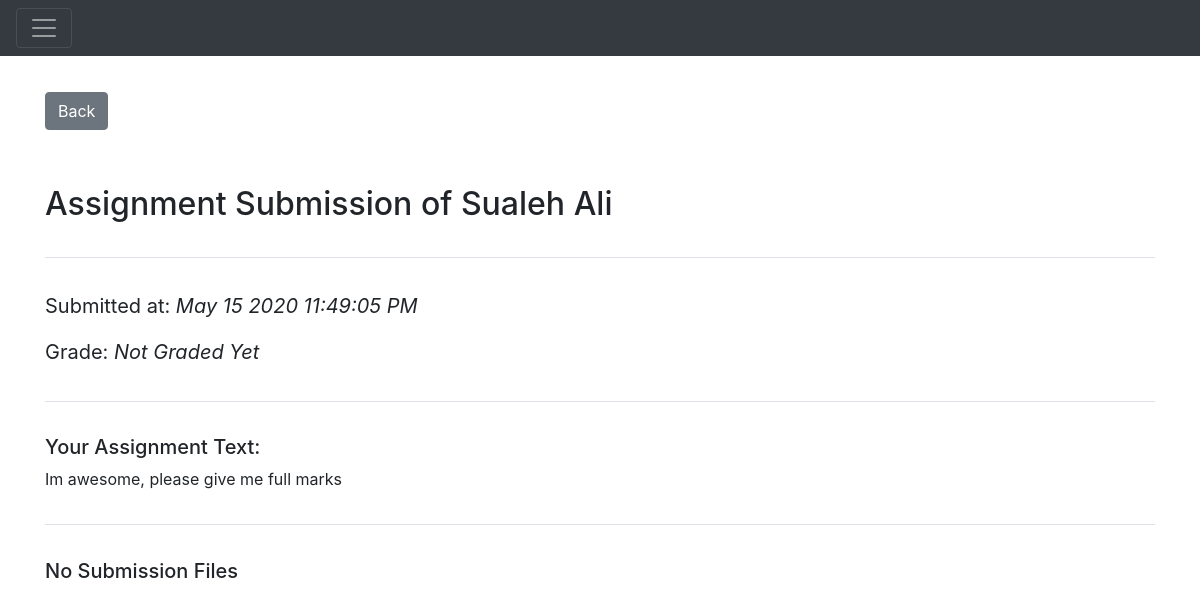
Page /assignmentSubmission/detail/2 (signed in) on the earlier database version.
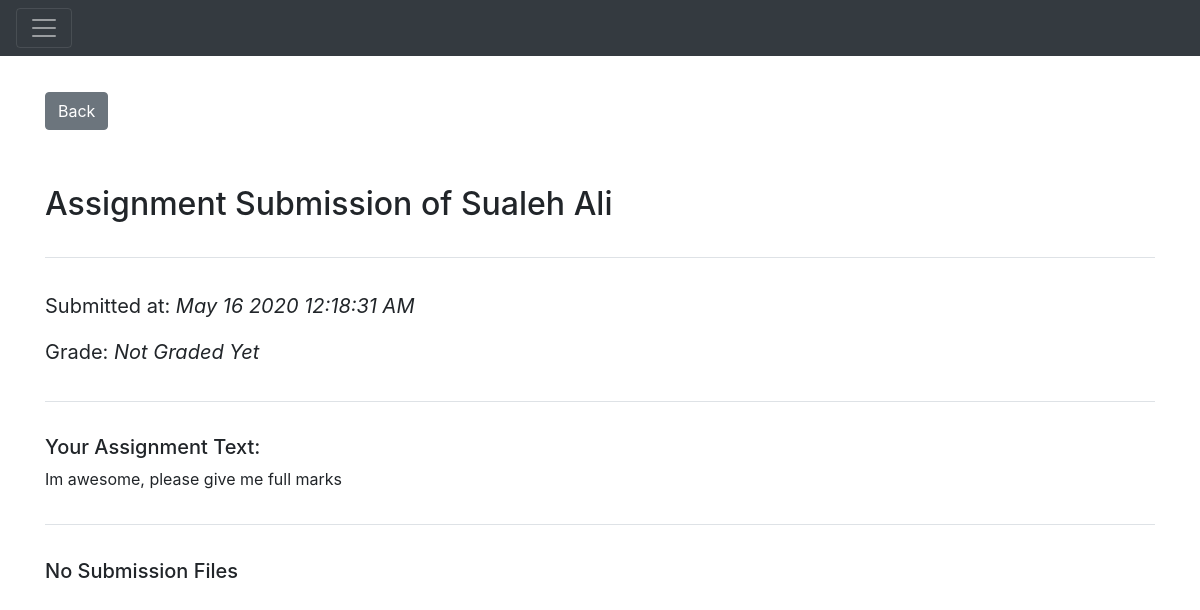
Same page on the later database version.
### Application/models.py (models this page shows)
class AssignmentSubmission(db.Model):
    __tablename__ = "assignment_submissions"
    assignmentSubmissionId = db.Column(
        db.Integer,
        primary_key=True,
        autoincrement=True
    )
    submissionTime = db.Column(db.DateTime, default=datetime.datetime.utcnow())
    assignmentId = db.Column(db.Integer, db.ForeignKey('assignments.assignmentId'))
    assignment = relationship("Assignment")
    assignmentGrade = db.Column(db.String(20))
    userId = db.Column(db.Integer, db.ForeignKey('users.userId'))
    user = relationship("User")
    comment = db.Column(db.String(500))
    gradeReceived = db.Column(
        db.String(10)
    )

### Application/assignment_submissions.py (the view)
@app.route('/assignmentSubmission/detail/<id>')
@authenticate
def assignmentSubmissionDetail(id):
    print(id)
    assignmentSubmissionId = escape(id)
    submission = models.AssignmentSubmission.query.filter_by(assignmentSubmissionId=assignmentSubmissionId).first()
    isTeacher = models.Enrollment.query.filter_by(courseId=submission.assignment.courseId, userId=session[
        'id']).first().enrollmentRole == models.EnrollmentRole.Teacher
    return render_template('assignment_submission_detail.html',submission=submission,isTeacher=isTeacher)

### Application/templates/assignment_submission_detail.html (shortened to what this page needs)
{% extends 'main.html' %}
{% block head %}
{{ super() }}
{% endblock %}
{% block body %}
{{ super() }}
<div class="container" style="margin-top: 3%;">
    <a class="btn btn-secondary" href={{url_for('assignmentSubmission', id=submission.assignmentId) }}>Back</a>
    <div class="page-header" style="margin: 2% 0%; padding: 3% 0% 0% 0%;">
        <h2>Assignment Submission of {{ submission.user.name }} </h2>
    </div>
    <div class="border-top" style="margin: 3% 0%; padding: 3% 0% 0% 0%;">
        <blockquote class="blockquote">
            <p class="mb-0">Submitted at: <em>{{ submission.submissionTime.strftime("%b %d %Y %r") }}</em></p>
        </blockquote>
        <blockquote class="blockquote">
            <p class="mb-0">Grade:
                {% if submission.assignmentGrade is not none %}
                <em>{{ submission.assignmentGrade }}</em>
                {% else %}
                <em>Not Graded Yet</em>
                {% endif %}
            </p>
        </blockquote>
    </div>
    <div class="border-top" style="margin: 3% 0%; padding: 3% 0% 0% 0%;">
        <h5>Your Assignment Text:</h5>
        <p>{{ submission.comment }}</p>
    </div>
    <div class="border-top" style="margin: 3% 0%; padding: 3% 0% 0% 0%;">
        {% if submission.submissionFiles|length >= 1 %}
        <h5> Submission Files [Click to 💾]</h5>
        <div class="list-group">
            {% for file in submission.submissionFiles %}
            <a class="list-group-item list-group-item-action" href={{ url_for('downloadSubmission'
            ,id=file.submissionFileId) }}>{{ file.fileName }}</a>
        </div>
        {% endfor %}
        {% else %}
        <h5> No Submission Files</h5>
        {% endif %}
    </div>
</div>
{% endblock %}

Differences in the rows shown:
changed AssignmentSubmission "Im awesome, please give me full marks": submissionTime "May 15 2020 11:49:05 PM" → "May 16 2020 12:18:31 AM"
